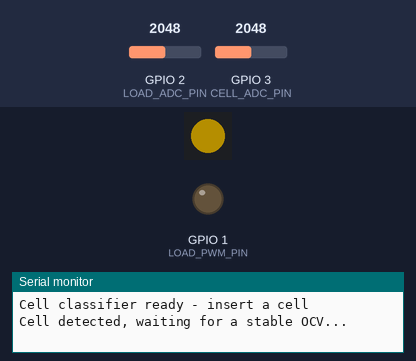
This program was run on a simulated ESP32-C3. Parts: 1 RGB LEDs in strip order, left to right, output pins drawn as LEDs (lit = HIGH), the last lines printed to the serial monitor. The test bench sets the inputs (shaded band); at power-on: GPIO 3 (CELL_ADC_PIN) = 2048, GPIO 2 (LOAD_ADC_PIN) = 2048 (analog values on the 0–4095 scale). Dim RGB values are drawn brighter than linear.

Above: at 1.2 s.
1.3 s: GPIO 3 (CELL_ADC_PIN) set to 1980
At 3.48 s:
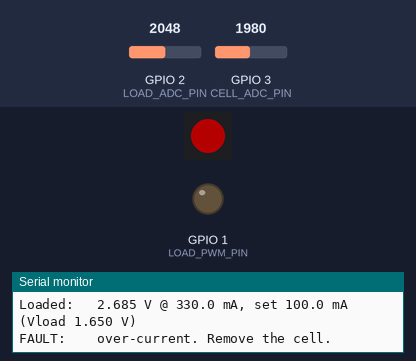
4.3 s: GPIO 3 (CELL_ADC_PIN) set to 390
At 4.38 s:
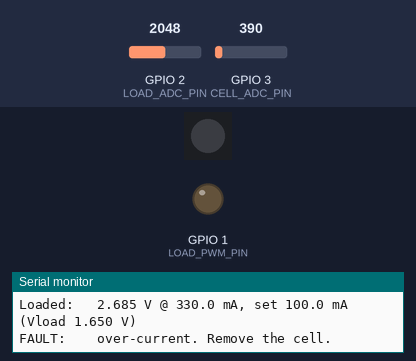
7.3 s: GPIO 3 (CELL_ADC_PIN) set to 339
At 8.0 s:
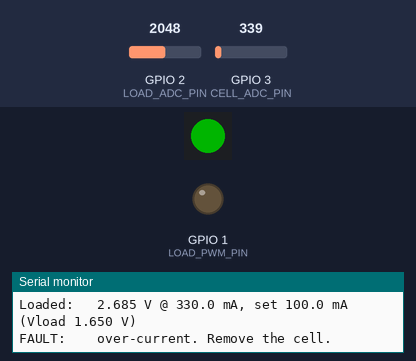
Timing chart, 0 to 10.3 s (numbered marks = the images above; inputs shaded):
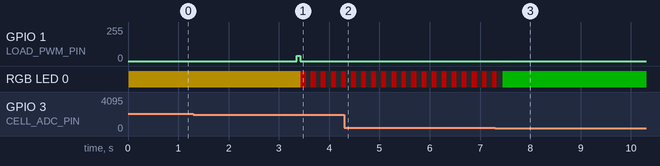

Measured:
- the behaviour switches between 2047 and 2046 on GPIO 3 (CELL_ADC_PIN) (found by bisection; images 0 and 1)
- the behaviour switches between 370 and 369 on GPIO 3 (CELL_ADC_PIN) (found by bisection; images 2 and 3)

The program:

main.cpp
```cpp
// ESP32-C3 cell classifier.
//
// Waits for a cell, measures its open-circuit voltage and internal
// resistance, classifies the chemistry and shows the state on the LED:
//   green  solid        ready, insert a cell
//   yellow solid        cell detected: waiting for a stable OCV
//   yellow flash 3 Hz   load on, measuring IR
//   result solid        chemistry for RESULT_DISPLAY_MS (see classifier),
//                       or red if no chemistry matched
//   red    flash 5 Hz   fault, load off, until the cell is removed: OCV
//                       did not settle, ADC over range, cell sagged or
//                       over-current
//   green  flash 3 Hz   remove the cell to test another
#include <Arduino.h>

#include "cell_adc.h"
#include "cell_classifier.h"
#include "cell_test.h"
#include "config.h"
#include "load_control.h"
#include "status_led.h"

namespace
{
constexpr uint32_t kPollIntervalMs = 200;  // cell insert/removal polling

bool cellPresent()
{
    return cell_adc::readCellVolts() > config::CELL_PRESENT_THRESHOLD_V;
}

// Block until the cell is removed, keeping the LED pattern running.
void waitForRemoval()
{
    while (cellPresent())
    {
        status_led::wait(kPollIntervalMs);
    }
}

void printMeasurements(const CellTestResult &test)
{
    const float settleS = test.settleMs / 1000.0f;
    if (test.status == TestStatus::OcvNotSettled)
    {
        Serial.printf("OCV:      %.3f V (not settled after %.1f s)\n",
                      test.ocvVolts, settleS);
    }
    else if (test.setCurrentAmps == 0.0f)
    {
        // Faulted before the OCV settled; show the last reading.
        Serial.printf("Vcell:    %.3f V\n", test.ocvVolts);
    }
    else
    {
        Serial.printf("OCV:      %.3f V (settled in %.1f s)\n",
                      test.ocvVolts, settleS);
    }
    if (test.setCurrentAmps > 0.0f)
    {
        Serial.printf("Loaded:   %.3f V @ %.1f mA, set %.1f mA "
                      "(Vload %.3f V)\n",
                      test.loadedVolts, test.loadCurrentAmps * 1000.0f,
                      test.setCurrentAmps * 1000.0f, test.loadVolts);
    }
}

// Load off and flash red until the cell is removed.
void faultState(TestStatus status)
{
    load::off();
    Serial.printf("FAULT:    %s. Remove the cell.\n", statusName(status));
    status_led::flash(status_led::RED, config::FAULT_FLASH_HZ);
    waitForRemoval();
}
}  // namespace

void setup()
{
    load::begin();  // first, so the load is held off from boot
    Serial.begin(115200);
    cell_adc::begin();
    status_led::begin();

    Serial.println("Cell classifier ready - insert a cell");
}

void loop()
{
    if (!cellPresent())
    {
        status_led::show(status_led::GREEN);
        status_led::wait(kPollIntervalMs);
        return;
    }

    Serial.println("Cell detected, waiting for a stable OCV...");
    status_led::show(status_led::YELLOW);

    const CellTestResult test = runCellTest();
    if (test.status == TestStatus::CellRemoved || !cellPresent())
    {
        Serial.println("Cell removed during test");
        return;
    }

    printMeasurements(test);

    if (isFault(test.status))
    {
        faultState(test.status);
        return;
    }

    const Classification match =
        classifyCell(test.ocvVolts, test.internalResistanceOhm);
    Serial.printf("IR:       %.1f mOhm\n",
                  test.internalResistanceOhm * 1000.0f);
    Serial.printf("Result:   %s (score %.2f)\n",
                  match.profile ? match.profile->name : "Unknown",
                  match.score);

    status_led::show(match.profile ? match.profile->color
                                   : status_led::RED);
    status_led::wait(config::RESULT_DISPLAY_MS);

    // Wait for removal so the same cell isn't tested again.
    Serial.println("Remove the cell to test another");
    status_led::flash(status_led::GREEN, config::STATUS_FLASH_HZ);
    waitForRemoval();
}
```

cell_adc.h
```cpp
// Voltage measurements. Each reading averages ADC_SAMPLES calibrated
// samples to reduce noise.
#pragma once

namespace cell_adc
{

// Set ADC resolution and attenuation. Call once in setup().
void begin();

// Cell terminal voltage in volts, scaled back up through the divider.
float readCellVolts();

// Voltage across RL (Vload) in volts. Load current = Vload / RL.
float readLoadVolts();

// True if any reading since clearOverRange() had an ADC pin voltage above
// ADC_MAX_PIN_V, i.e. outside the calibrated range.
bool overRange();
void clearOverRange();

}  // namespace cell_adc
```

cell_classifier.h
```cpp
// Cell chemistry classification from OCV and internal resistance (IR).
//
// Each chemistry has a typical OCV and IR with a 1-sigma spread. A reading
// is scored by its squared normalised distance from each profile:
//   score = ((OCV - typ) / sigma)^2 + IR_WEIGHT * (log(IR / typ) / log(k))^2
// IR is compared on a log scale because it varies by multiples, not offsets.
// The lowest score wins; above MAX_MATCH_SCORE the cell is unknown.
#pragma once

#include "status_led.h"

struct CellProfile
{
    const char *name;
    float ocvTypicalVolts;
    float ocvSigmaVolts;   // 1-sigma OCV spread across charge and brands
    float irTypicalOhm;
    float irSpreadFactor;  // 1-sigma IR spread k: 2 means typ/2 .. typ*2
    Rgb color;             // result colour for the LED
};

struct Classification
{
    const CellProfile *profile;  // best match, or nullptr if unknown
    float score;                 // best match score; lower is closer
};

// Classify a cell. Pass NAN for irOhm to classify on OCV alone.
Classification classifyCell(float ocvVolts, float irOhm);
```

cell_test.h
```cpp
// Cell measurement sequence: wait for a stable open-circuit voltage, then
// apply a load step to back-calculate internal resistance (IR).
#pragma once

#include <stdint.h>

enum class TestStatus
{
    Ok,
    CellRemoved,    // cell fell below CELL_PRESENT_THRESHOLD_V while settling
    OcvNotSettled,  // OCV not stable within OCV_SETTLE_TIMEOUT_MS
    AdcOverRange,   // an ADC pin read above ADC_MAX_PIN_V
    CellSag,        // cell fell below set voltage + MIN_LOAD_HEADROOM_V
    OverCurrent,    // current above set current x OVER_CURRENT_RATIO
};

struct CellTestResult
{
    TestStatus status;
    float ocvVolts;               // stable OCV, or last reading on a fault
    uint32_t settleMs;            // time spent waiting for a stable OCV
    float setCurrentAmps;         // requested load current
    float loadedVolts;            // terminal voltage at the end of the load
    float loadVolts;              // measured voltage across RL
    float loadCurrentAmps;        // loadVolts / LOAD_RESISTOR_OHM
    float internalResistanceOhm;  // NAN unless status is Ok
};

// Wait for a stable OCV (up to OCV_SETTLE_TIMEOUT_MS), then apply the load
// for LOAD_TIME_MS and compute IR. Stops at the first fault. The load is
// off on return.
CellTestResult runCellTest();

// True for statuses that should put the tester in the fault state.
bool isFault(TestStatus status);

const char *statusName(TestStatus status);
```

load_control.h
```cpp
// Electronic load driver.
//
// LOAD_PWM_PIN is RC-filtered to a DC voltage on the op-amp (+) input. The
// op-amp drives the MOSFET so the same voltage appears across RL, giving a
// load current of set voltage / LOAD_RESISTOR_OHM drawn from the cell.
#pragma once

namespace load
{

// Configure the PWM with the load off. Call first in setup().
void begin();

// Set the voltage held across RL, clamped to 0..GPIO_HIGH_VOLTAGE_V.
void setVoltage(float volts);

// Set 0 V across RL so no current is drawn.
void off();

}  // namespace load
```

status_led.h
```cpp
// On-board addressable LED: solid or flashing (50% duty) status colours.
//
// Flashing is timed from millis(), so it only advances while update() is
// called. Use wait() instead of delay() wherever the LED may be flashing.
#pragma once

#include <stdint.h>

struct Rgb
{
    uint8_t r;
    uint8_t g;
    uint8_t b;
};

namespace status_led
{

// Status colours. Result colours per chemistry are in cell_classifier.
constexpr Rgb GREEN = {0, 255, 0};     // ready (solid) / remove cell (flash)
constexpr Rgb YELLOW = {255, 200, 0};  // settle + OCV (solid) / load (flash)
constexpr Rgb RED = {255, 0, 0};       // unknown cell (solid) / fault (flash)

// Initialise the LED at LED_BRIGHTNESS and turn it off.
void begin();

// Show a solid colour, scaled by LED_BRIGHTNESS.
void show(Rgb color);

// Flash a colour at hz with a 50% duty cycle, starting on.
void flash(Rgb color, float hz);

void off();

// Advance the flash pattern. Call at least every ~10 ms while flashing.
void update();

// delay() that keeps the LED flashing.
void wait(uint32_t ms);

}  // namespace status_led
```

cell_adc.cpp
```cpp
#include "cell_adc.h"

#include <Arduino.h>

#include "config.h"

namespace cell_adc
{
namespace
{
// Cell voltage = ADC pin voltage * (R_TOP + R_BOTTOM) / R_BOTTOM,
// trimmed by the measured calibration factor.
constexpr float kDividerGain =
    config::CELL_CAL_GAIN *
    (config::DIVIDER_R_TOP_OHM + config::DIVIDER_R_BOTTOM_OHM) /
    config::DIVIDER_R_BOTTOM_OHM;

bool overRangeSeen = false;

// Mean pin voltage in volts. analogReadMilliVolts applies the factory
// eFuse calibration. Flags readings above the calibrated range.
float averageVolts(uint8_t pin)
{
    uint32_t sumMilliVolts = 0;
    for (uint16_t i = 0; i < config::ADC_SAMPLES; i++)
    {
        sumMilliVolts += analogReadMilliVolts(pin);
    }
    const float volts = sumMilliVolts / (config::ADC_SAMPLES * 1000.0f);
    if (volts > config::ADC_MAX_PIN_V)
    {
        overRangeSeen = true;
    }
    return volts;
}
}  // namespace

void begin()
{
    // 11 dB attenuation gives the widest input range (~0-2.5 V calibrated).
    // Vload is normally 0.5-1 V, but the wide range lets a fault current
    // (up to 0.25 A at 10 ohm) still be measured.
    analogReadResolution(12);
    analogSetPinAttenuation(config::CELL_ADC_PIN, ADC_11db);
    analogSetPinAttenuation(config::LOAD_ADC_PIN, ADC_11db);
}

float readCellVolts()
{
    return averageVolts(config::CELL_ADC_PIN) * kDividerGain;
}

float readLoadVolts()
{
    return averageVolts(config::LOAD_ADC_PIN);
}

bool overRange()
{
    return overRangeSeen;
}

void clearOverRange()
{
    overRangeSeen = false;
}

}  // namespace cell_adc
```

cell_classifier.cpp
```cpp
#include "cell_classifier.h"

#include <math.h>

#include "config.h"

namespace
{
// Typical resting values for healthy cells. OCV spreads cover the usable
// state of charge. IR is DC resistance at ~1 s; it varies a lot by brand
// and age, so it has a wide spread.
const CellProfile kProfiles[] = {
    // name           OCV    sigma  IR      k     colour
    {"AA Alkaline",   1.50f, 0.12f, 0.150f, 2.0f, {255, 80, 0}},     // orange
    {"AA NiMH",       1.32f, 0.08f, 0.040f, 2.0f, {255, 255, 255}},  // white
    {"14500 Li-ion",  3.80f, 0.25f, 0.150f, 2.0f, {0, 0, 255}},      // blue
    {"14500 LiFePO4", 3.28f, 0.08f, 0.080f, 2.0f, {160, 0, 255}},    // purple
};

// Floor for the log IR term; noise can give ~0 or negative IR.
constexpr float kMinIrOhm = 0.005f;

// Squared normalised distance of a reading from a profile.
float matchScore(const CellProfile &profile, float ocvVolts, float irOhm)
{
    const float ocvZ =
        (ocvVolts - profile.ocvTypicalVolts) / profile.ocvSigmaVolts;
    float score = ocvZ * ocvZ;

    if (!isnan(irOhm))
    {
        const float irZ =
            logf(fmaxf(irOhm, kMinIrOhm) / profile.irTypicalOhm) /
            logf(profile.irSpreadFactor);
        score += config::IR_WEIGHT * irZ * irZ;
    }
    return score;
}
}  // namespace

Classification classifyCell(float ocvVolts, float irOhm)
{
    Classification best = {nullptr, INFINITY};
    for (const CellProfile &profile : kProfiles)
    {
        const float score = matchScore(profile, ocvVolts, irOhm);
        if (score < best.score)
        {
            best = {&profile, score};
        }
    }

    // Keep the score for logging, but report no match if it's too far off.
    if (best.score > config::MAX_MATCH_SCORE)
    {
        best.profile = nullptr;
    }
    return best;
}
```

cell_test.cpp
```cpp
#include "cell_test.h"

#include <Arduino.h>
#include <string.h>

#include "cell_adc.h"
#include "config.h"
#include "load_control.h"
#include "status_led.h"

namespace
{
constexpr uint8_t kWindow = config::OCV_STABLE_WINDOW;

// Seconds between the start of one window and the start of the next.
constexpr float kWindowSpanS =
    kWindow * config::OCV_SAMPLE_INTERVAL_MS / 1000.0f;

float mean(const float *values, uint8_t count)
{
    float sum = 0.0f;
    for (uint8_t i = 0; i < count; i++)
    {
        sum += values[i];
    }
    return sum / count;
}

// 1. Sample the unloaded cell until two consecutive windows agree within
//    OCV_STABLE_RATE_V_PER_S, then take the newest window mean as the OCV.
TestStatus waitForStableOcv(CellTestResult &result)
{
    float history[2 * kWindow];  // oldest first
    uint8_t count = 0;
    const uint32_t start = millis();

    while (true)
    {
        // Latest reading until both windows are full, then the newest mean.
        const float volts = cell_adc::readCellVolts();
        result.ocvVolts = volts;
        result.settleMs = millis() - start;
        if (cell_adc::overRange())
        {
            return TestStatus::AdcOverRange;
        }
        if (volts <= config::CELL_PRESENT_THRESHOLD_V)
        {
            return TestStatus::CellRemoved;
        }

        // Append, dropping the oldest sample once the history is full.
        if (count == 2 * kWindow)
        {
            memmove(history, history + 1, (count - 1) * sizeof(float));
            count--;
        }
        history[count++] = volts;

        if (count == 2 * kWindow)
        {
            const float older = mean(history, kWindow);
            const float newer = mean(history + kWindow, kWindow);
            result.ocvVolts = newer;
            if (fabsf(newer - older) / kWindowSpanS <=
                config::OCV_STABLE_RATE_V_PER_S)
            {
                return TestStatus::Ok;
            }
        }
        if (result.settleMs >= config::OCV_SETTLE_TIMEOUT_MS)
        {
            return TestStatus::OcvNotSettled;
        }
        status_led::wait(config::OCV_SAMPLE_INTERVAL_MS);
    }
}

// Read the loaded cell and RL voltages and check them against the limits.
TestStatus sampleLoad(CellTestResult &result, float setVolts)
{
    result.loadVolts = cell_adc::readLoadVolts();
    result.loadedVolts = cell_adc::readCellVolts();
    result.loadCurrentAmps = result.loadVolts / config::LOAD_RESISTOR_OHM;

    if (cell_adc::overRange())
    {
        return TestStatus::AdcOverRange;
    }
    if (result.loadCurrentAmps >
        result.setCurrentAmps * config::OVER_CURRENT_RATIO)
    {
        return TestStatus::OverCurrent;
    }
    // Below this the MOSFET can't hold the set current, so IR is invalid.
    if (result.loadedVolts < setVolts + config::MIN_LOAD_HEADROOM_V)
    {
        return TestStatus::CellSag;
    }
    return TestStatus::Ok;
}
}  // namespace

CellTestResult runCellTest()
{
    CellTestResult result{};
    result.internalResistanceOhm = NAN;
    load::off();
    cell_adc::clearOverRange();

    result.status = waitForStableOcv(result);
    if (result.status != TestStatus::Ok)
    {
        return result;
    }

    // 2. Load step at a current chosen by chemistry group. Checked every
    //    LOAD_CHECK_INTERVAL_MS, with the final reading at LOAD_TIME_MS.
    result.setCurrentAmps =
        result.ocvVolts > config::LITHIUM_OCV_THRESHOLD_V
            ? config::LITHIUM_LOAD_CURRENT_A
            : config::AA_LOAD_CURRENT_A;
    const float setVolts = result.setCurrentAmps * config::LOAD_RESISTOR_OHM;

    status_led::flash(status_led::YELLOW, config::STATUS_FLASH_HZ);
    load::setVoltage(setVolts);
    const uint32_t start = millis();

    while (result.status == TestStatus::Ok &&
           millis() - start < config::LOAD_TIME_MS)
    {
        status_led::wait(config::LOAD_CHECK_INTERVAL_MS);
        result.status = sampleLoad(result, setVolts);
    }

    if (result.status == TestStatus::Ok)
    {
        result.status = sampleLoad(result, setVolts);
    }

    load::off();

    // 3. IR = (OCV - V_loaded) / I, only if the load step completed.
    if (result.status == TestStatus::Ok && result.loadCurrentAmps > 0.0f)
    {
        result.internalResistanceOhm =
            (result.ocvVolts - result.loadedVolts) / result.loadCurrentAmps -
            config::FIXTURE_RESISTANCE_OHM;
    }

    return result;
}

bool isFault(TestStatus status)
{
    return status != TestStatus::Ok && status != TestStatus::CellRemoved;
}

const char *statusName(TestStatus status)
{
    switch (status)
    {
    case TestStatus::Ok:
        return "ok";
    case TestStatus::CellRemoved:
        return "cell removed";
    case TestStatus::OcvNotSettled:
        return "voltage did not settle";
    case TestStatus::AdcOverRange:
        return "ADC over range";
    case TestStatus::CellSag:
        return "cell sagged too low";
    case TestStatus::OverCurrent:
        return "over-current";
    }
    return "unknown";
}
```

load_control.cpp
```cpp
#include "load_control.h"

#include <Arduino.h>
#include <esp_arduino_version.h>

#include "config.h"

namespace load
{
namespace
{
constexpr uint32_t kMaxDuty = (1u << config::LOAD_PWM_RESOLUTION_BITS) - 1;

// The LEDC API is addressed by channel in arduino-esp32 2.x, by pin in 3.x.
void writeDuty(uint32_t duty)
{
#if ESP_ARDUINO_VERSION_MAJOR >= 3
    ledcWrite(config::LOAD_PWM_PIN, duty);
#else
    ledcWrite(config::LOAD_PWM_CHANNEL, duty);
#endif
}
}  // namespace

void begin()
{
    // Hold the pin low until the PWM takes over so the load stays off.
    pinMode(config::LOAD_PWM_PIN, OUTPUT);
    digitalWrite(config::LOAD_PWM_PIN, LOW);

#if ESP_ARDUINO_VERSION_MAJOR >= 3
    ledcAttachChannel(config::LOAD_PWM_PIN, config::LOAD_PWM_FREQ_HZ,
                      config::LOAD_PWM_RESOLUTION_BITS,
                      config::LOAD_PWM_CHANNEL);
#else
    ledcSetup(config::LOAD_PWM_CHANNEL, config::LOAD_PWM_FREQ_HZ,
              config::LOAD_PWM_RESOLUTION_BITS);
    ledcAttachPin(config::LOAD_PWM_PIN, config::LOAD_PWM_CHANNEL);
#endif

    off();
}

void setVoltage(float volts)
{
    // Filtered PWM voltage = duty fraction * GPIO high level.
    volts = constrain(volts, 0.0f, config::GPIO_HIGH_VOLTAGE_V);
    writeDuty(lroundf(volts / config::GPIO_HIGH_VOLTAGE_V * kMaxDuty));
}

void off()
{
    writeDuty(0);
}

}  // namespace load
```

Source omitted: status_led.cpp (1448 bytes), config.h (5033 bytes)
